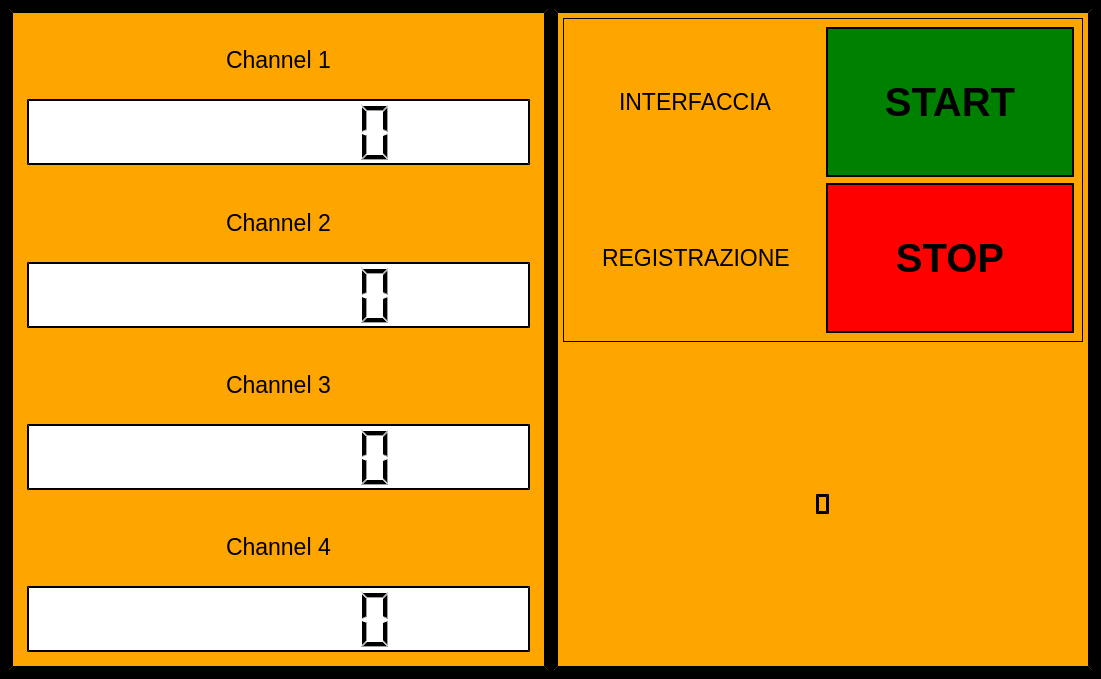
<?xml version="1.0" encoding="UTF-8"?>
<ui version="4.0">
 <class>MainWindow</class>
 <widget class="QMainWindow" name="MainWindow">
  <property name="geometry">
   <rect>
    <x>0</x>
    <y>0</y>
    <width>1101</width>
    <height>679</height>
   </rect>
  </property>
  <property name="windowTitle">
   <string>MainWindow</string>
  </property>
  <property name="styleSheet">
   <string notr="true">QWidget {
	background-color:black; 
	border-style: outset;
    border-width: 4px;
    border-color: black;
}
</string>
  </property>
  <widget class="QWidget" name="centralwidget">
   <property name="styleSheet">
    <string notr="true">QWidget {
	background-color:black; 
	border-style: outset;
    border-width: 2px;
    border-color: black;
}
</string>
   </property>
   <layout class="QHBoxLayout" name="horizontalLayout_7">
    <item>
     <layout class="QHBoxLayout" name="Lay_L">
      <item>
       <widget class="QWidget" name="Wid_L" native="true">
        <property name="styleSheet">
         <string notr="true">QWidget {
	background-color:orange; 
	border-style: outset;
    border-width: 4px;
    border-color: black;
}
</string>
        </property>
        <layout class="QVBoxLayout" name="verticalLayout_5">
         <item>
          <layout class="QVBoxLayout" name="verticalLayout">
           <item>
            <widget class="QWidget" name="widget" native="true">
             <property name="styleSheet">
              <string notr="true">QWidget {
	background-color:orange; 
	border-style: outset;
    border-width: 0px;
    border-color: black;
}
</string>
             </property>
             <layout class="QVBoxLayout" name="verticalLayout_17">
              <item>
               <layout class="QVBoxLayout" name="verticalLayout_10">
                <item>
                 <layout class="QVBoxLayout" name="verticalLayout_9">
                  <item>
                   <layout class="QHBoxLayout" name="horizontalLayout_4">
                    <item alignment="Qt::AlignHCenter">
                     <widget class="QLabel" name="label_1">
                      <property name="font">
                       <font>
                        <pointsize>17</pointsize>
                       </font>
                      </property>
                      <property name="text">
                       <string>Channel 1</string>
                      </property>
                     </widget>
                    </item>
                   </layout>
                  </item>
                 </layout>
                </item>
                <item>
                 <widget class="QLCDNumber" name="lcdNumber_1">
                  <property name="font">
                   <font>
                    <pointsize>9</pointsize>
                    <bold>false</bold>
                   </font>
                  </property>
                  <property name="styleSheet">
                   <string notr="true">QWidget {
	background-color:white; 
	border-style: outset;
    border-width: 2px;
    border-color: black;
}
</string>
                  </property>
                  <property name="digitCount">
                   <number>7</number>
                  </property>
                  <property name="value" stdset="0">
                   <double>0.000000000000000</double>
                  </property>
                 </widget>
                </item>
               </layout>
              </item>
             </layout>
            </widget>
           </item>
          </layout>
         </item>
         <item>
          <layout class="QVBoxLayout" name="verticalLayout_2">
           <item>
            <widget class="QWidget" name="widget_3" native="true">
             <property name="styleSheet">
              <string notr="true">QWidget {
	background-color:orange; 
	border-style: outset;
    border-width: 0px;
    border-color: black;
}
</string>
             </property>
             <layout class="QVBoxLayout" name="verticalLayout_18">
              <item>
               <layout class="QVBoxLayout" name="verticalLayout_11">
                <item>
                 <layout class="QHBoxLayout" name="horizontalLayout_9">
                  <item alignment="Qt::AlignHCenter">
                   <widget class="QLabel" name="label_2">
                    <property name="font">
                     <font>
                      <pointsize>17</pointsize>
                     </font>
                    </property>
                    <property name="text">
                     <string>Channel 2</string>
                    </property>
                   </widget>
                  </item>
                 </layout>
                </item>
               </layout>
              </item>
              <item>
               <layout class="QVBoxLayout" name="verticalLayout_12">
                <item>
                 <widget class="QLCDNumber" name="lcdNumber_2">
                  <property name="styleSheet">
                   <string notr="true">QWidget {
	background-color:white; 
	border-style: outset;
    border-width: 2px;
    border-color: black;
}
</string>
                  </property>
                  <property name="digitCount">
                   <number>7</number>
                  </property>
                 </widget>
                </item>
               </layout>
              </item>
             </layout>
            </widget>
           </item>
          </layout>
         </item>
         <item>
          <layout class="QVBoxLayout" name="verticalLayout_3">
           <item>
            <widget class="QWidget" name="widget_4" native="true">
             <property name="styleSheet">
              <string notr="true">QWidget {
	background-color:orange; 
	border-style: outset;
    border-width: 0px;
    border-color: black;
}
</string>
             </property>
             <layout class="QVBoxLayout" name="verticalLayout_19">
              <item>
               <layout class="QVBoxLayout" name="verticalLayout_14">
                <item>
                 <layout class="QHBoxLayout" name="horizontalLayout_12">
                  <item alignment="Qt::AlignHCenter">
                   <widget class="QLabel" name="label_3">
                    <property name="font">
                     <font>
                      <pointsize>17</pointsize>
                     </font>
                    </property>
                    <property name="text">
                     <string>Channel 3</string>
                    </property>
                   </widget>
                  </item>
                 </layout>
                </item>
               </layout>
              </item>
              <item>
               <layout class="QVBoxLayout" name="verticalLayout_13">
                <item>
                 <widget class="QLCDNumber" name="lcdNumber_3">
                  <property name="font">
                   <font>
                    <bold>false</bold>
                    <kerning>true</kerning>
                   </font>
                  </property>
                  <property name="styleSheet">
                   <string notr="true">QWidget {
	background-color:white; 
	border-style: outset;
    border-width: 2px;
    border-color: black;
}
</string>
                  </property>
                  <property name="digitCount">
                   <number>7</number>
                  </property>
                 </widget>
                </item>
               </layout>
              </item>
             </layout>
            </widget>
           </item>
          </layout>
         </item>
         <item>
          <layout class="QVBoxLayout" name="verticalLayout_4">
           <item>
            <widget class="QWidget" name="widget_5" native="true">
             <property name="styleSheet">
              <string notr="true">QWidget {
	background-color:orange; 
	border-style: outset;
    border-width: 0px;
    border-color: black;
}
</string>
             </property>
             <layout class="QVBoxLayout" name="verticalLayout_20">
              <item>
               <layout class="QVBoxLayout" name="verticalLayout_16">
                <item>
                 <layout class="QHBoxLayout" name="horizontalLayout_15">
                  <item alignment="Qt::AlignHCenter">
                   <widget class="QLabel" name="label_4">
                    <property name="font">
                     <font>
                      <pointsize>17</pointsize>
                     </font>
                    </property>
                    <property name="text">
                     <string>Channel 4</string>
                    </property>
                   </widget>
                  </item>
                 </layout>
                </item>
               </layout>
              </item>
              <item>
               <layout class="QVBoxLayout" name="verticalLayout_15">
                <item>
                 <widget class="QLCDNumber" name="lcdNumber_4">
                  <property name="styleSheet">
                   <string notr="true">QWidget {
	background-color:white; 
	border-style: outset;
    border-width: 2px;
    border-color: black;
}
</string>
                  </property>
                  <property name="digitCount">
                   <number>7</number>
                  </property>
                 </widget>
                </item>
               </layout>
              </item>
             </layout>
            </widget>
           </item>
          </layout>
         </item>
        </layout>
       </widget>
      </item>
     </layout>
    </item>
    <item>
     <layout class="QHBoxLayout" name="Lay_R">
      <item>
       <widget class="QWidget" name="widget_2" native="true">
        <property name="styleSheet">
         <string notr="true">QWidget {
	background-color:orange; 
	border-style: outset;
    border-width: 4px;
    border-color: black;
}
</string>
        </property>
        <layout class="QVBoxLayout" name="verticalLayout_27">
         <item>
          <layout class="QVBoxLayout" name="verticalLayout_6">
           <item>
            <widget class="QWidget" name="widget_12" native="true">
             <property name="maximumSize">
              <size>
               <width>16777215</width>
               <height>16777215</height>
              </size>
             </property>
             <property name="styleSheet">
              <string notr="true">QWidget {
	background-color:orange; 
	border-style: outset;
    border-width: 1px;
    border-color: black;
}
</string>
             </property>
             <layout class="QGridLayout" name="gridLayout_2">
              <item row="0" column="0">
               <layout class="QHBoxLayout" name="horizontalLayout_6">
                <item alignment="Qt::AlignHCenter|Qt::AlignVCenter">
                 <widget class="QLabel" name="label">
                  <property name="font">
                   <font>
                    <pointsize>17</pointsize>
                   </font>
                  </property>
                  <property name="styleSheet">
                   <string notr="true">QWidget {
	background-color:orange; 
	border-style: outset;
    border-width: 0px;
    border-color: black;
}
</string>
                  </property>
                  <property name="text">
                   <string>INTERFACCIA</string>
                  </property>
                 </widget>
                </item>
                <item>
                 <widget class="QPushButton" name="pushButton_Interfaccia">
                  <property name="sizePolicy">
                   <sizepolicy hsizetype="Minimum" vsizetype="Minimum">
                    <horstretch>0</horstretch>
                    <verstretch>0</verstretch>
                   </sizepolicy>
                  </property>
                  <property name="minimumSize">
                   <size>
                    <width>200</width>
                    <height>150</height>
                   </size>
                  </property>
                  <property name="maximumSize">
                   <size>
                    <width>300</width>
                    <height>200</height>
                   </size>
                  </property>
                  <property name="font">
                   <font>
                    <pointsize>30</pointsize>
                    <italic>false</italic>
                    <bold>true</bold>
                    <underline>false</underline>
                    <strikeout>false</strikeout>
                   </font>
                  </property>
                  <property name="cursor">
                   <cursorShape>PointingHandCursor</cursorShape>
                  </property>
                  <property name="styleSheet">
                   <string notr="true">QWidget {
	background-color:green; 
	border-style: outset;
    border-width: 2px;
    border-color: black;
}
</string>
                  </property>
                  <property name="text">
                   <string>START</string>
                  </property>
                 </widget>
                </item>
               </layout>
              </item>
              <item row="1" column="0">
               <layout class="QHBoxLayout" name="horizontalLayout_8">
                <item alignment="Qt::AlignHCenter|Qt::AlignVCenter">
                 <widget class="QLabel" name="label_5">
                  <property name="font">
                   <font>
                    <pointsize>17</pointsize>
                   </font>
                  </property>
                  <property name="styleSheet">
                   <string notr="true">QWidget {
	background-color:orange; 
	border-style: outset;
    border-width: 0px;
    border-color: black;
}
</string>
                  </property>
                  <property name="text">
                   <string>REGISTRAZIONE</string>
                  </property>
                 </widget>
                </item>
                <item>
                 <widget class="QPushButton" name="pushButton_Registrazione">
                  <property name="sizePolicy">
                   <sizepolicy hsizetype="Minimum" vsizetype="Minimum">
                    <horstretch>0</horstretch>
                    <verstretch>0</verstretch>
                   </sizepolicy>
                  </property>
                  <property name="minimumSize">
                   <size>
                    <width>200</width>
                    <height>150</height>
                   </size>
                  </property>
                  <property name="maximumSize">
                   <size>
                    <width>300</width>
                    <height>200</height>
                   </size>
                  </property>
                  <property name="font">
                   <font>
                    <pointsize>30</pointsize>
                    <bold>true</bold>
                   </font>
                  </property>
                  <property name="cursor">
                   <cursorShape>PointingHandCursor</cursorShape>
                  </property>
                  <property name="styleSheet">
                   <string notr="true">QWidget {
	background-color:red; 
	border-style: outset;
    border-width: 2px;
    border-color: black;
}
</string>
                  </property>
                  <property name="text">
                   <string>STOP</string>
                  </property>
                 </widget>
                </item>
               </layout>
              </item>
             </layout>
            </widget>
           </item>
          </layout>
         </item>
         <item>
          <layout class="QVBoxLayout" name="verticalLayout_24">
           <item alignment="Qt::AlignHCenter|Qt::AlignVCenter">
            <widget class="QLabel" name="lable_Logo_Easting">
             <property name="sizePolicy">
              <sizepolicy hsizetype="Preferred" vsizetype="Preferred">
               <horstretch>0</horstretch>
               <verstretch>0</verstretch>
              </sizepolicy>
             </property>
             <property name="styleSheet">
              <string notr="true">QWidget {
	background-color:orange; 
	border-style: outset;
    border-width: 3px;
    border-color: black;
}
</string>
             </property>
             <property name="text">
              <string/>
             </property>
             <property name="textFormat">
              <enum>Qt::RichText</enum>
             </property>
             <property name="pixmap">
              <pixmap>../../../Immagini/Screenshot_Easting.jpeg</pixmap>
             </property>
             <property name="scaledContents">
              <bool>false</bool>
             </property>
            </widget>
           </item>
          </layout>
         </item>
        </layout>
       </widget>
      </item>
     </layout>
    </item>
   </layout>
  </widget>
 </widget>
 <resources/>
 <connections/>
</ui>
